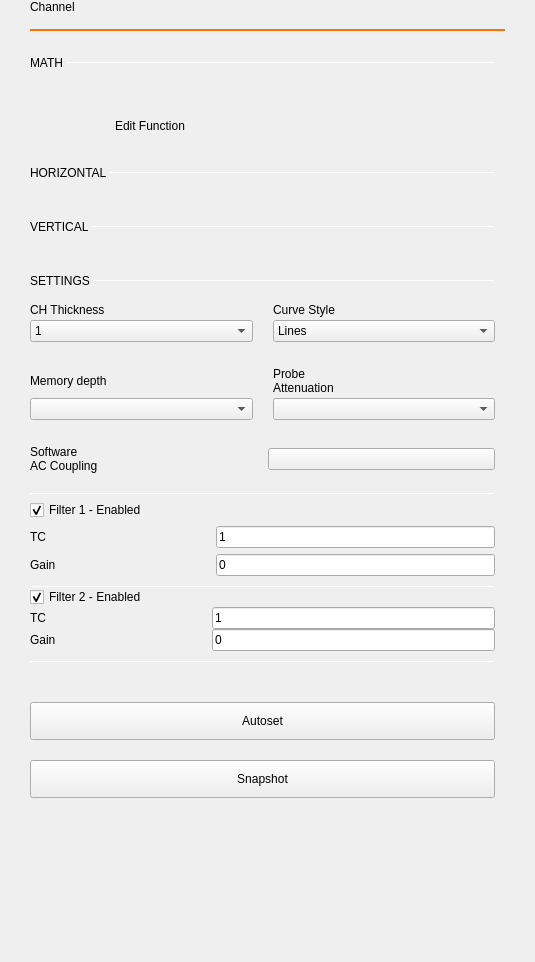
<?xml version="1.0" encoding="UTF-8"?>
<ui version="4.0">
 <class>ChannelSettings</class>
 <widget class="QWidget" name="ChannelSettings">
  <property name="geometry">
   <rect>
    <x>0</x>
    <y>0</y>
    <width>535</width>
    <height>962</height>
   </rect>
  </property>
  <property name="windowTitle">
   <string>Form</string>
  </property>
  <layout class="QVBoxLayout" name="vLayout">
   <property name="spacing">
    <number>0</number>
   </property>
   <property name="leftMargin">
    <number>30</number>
   </property>
   <property name="topMargin">
    <number>0</number>
   </property>
   <property name="rightMargin">
    <number>30</number>
   </property>
   <item>
    <widget class="QLabel" name="label_channelName">
     <property name="sizePolicy">
      <sizepolicy hsizetype="Fixed" vsizetype="Fixed">
       <horstretch>0</horstretch>
       <verstretch>0</verstretch>
      </sizepolicy>
     </property>
     <property name="text">
      <string>Channel</string>
     </property>
     <property name="menu_title_label" stdset="0">
      <bool>true</bool>
     </property>
    </widget>
   </item>
   <item>
    <spacer name="verticalSpacer">
     <property name="orientation">
      <enum>Qt::Vertical</enum>
     </property>
     <property name="sizeType">
      <enum>QSizePolicy::Fixed</enum>
     </property>
     <property name="sizeHint" stdset="0">
      <size>
       <width>0</width>
       <height>15</height>
      </size>
     </property>
    </spacer>
   </item>
   <item>
    <widget class="Line" name="line_channelColor">
     <property name="minimumSize">
      <size>
       <width>0</width>
       <height>2</height>
      </size>
     </property>
     <property name="maximumSize">
      <size>
       <width>16777215</width>
       <height>2</height>
      </size>
     </property>
     <property name="styleSheet">
      <string notr="true">border: 2px solid #ff7200;</string>
     </property>
     <property name="orientation">
      <enum>Qt::Horizontal</enum>
     </property>
    </widget>
   </item>
   <item>
    <widget class="QScrollArea" name="scrollArea">
     <property name="sizePolicy">
      <sizepolicy hsizetype="Expanding" vsizetype="Preferred">
       <horstretch>0</horstretch>
       <verstretch>0</verstretch>
      </sizepolicy>
     </property>
     <property name="frameShape">
      <enum>QFrame::NoFrame</enum>
     </property>
     <property name="horizontalScrollBarPolicy">
      <enum>Qt::ScrollBarAlwaysOff</enum>
     </property>
     <property name="widgetResizable">
      <bool>true</bool>
     </property>
     <widget class="QWidget" name="scrollAreaWidgetContents">
      <property name="geometry">
       <rect>
        <x>0</x>
        <y>0</y>
        <width>475</width>
        <height>919</height>
       </rect>
      </property>
      <property name="sizePolicy">
       <sizepolicy hsizetype="Expanding" vsizetype="Expanding">
        <horstretch>0</horstretch>
        <verstretch>0</verstretch>
       </sizepolicy>
      </property>
      <layout class="QVBoxLayout" name="verticalLayout">
       <property name="spacing">
        <number>0</number>
       </property>
       <property name="leftMargin">
        <number>0</number>
       </property>
       <property name="topMargin">
        <number>0</number>
       </property>
       <property name="rightMargin">
        <number>10</number>
       </property>
       <property name="bottomMargin">
        <number>0</number>
       </property>
       <item>
        <layout class="QVBoxLayout" name="math_settings_layout">
         <property name="spacing">
          <number>0</number>
         </property>
         <property name="bottomMargin">
          <number>0</number>
         </property>
         <item>
          <widget class="QWidget" name="math_settings_widget" native="true">
           <layout class="QVBoxLayout" name="verticalLayout_2" stretch="0,0,0">
            <property name="spacing">
             <number>6</number>
            </property>
            <property name="leftMargin">
             <number>0</number>
            </property>
            <property name="topMargin">
             <number>0</number>
            </property>
            <property name="rightMargin">
             <number>0</number>
            </property>
            <property name="bottomMargin">
             <number>0</number>
            </property>
            <item>
             <layout class="QGridLayout" name="gridLayout_2">
              <property name="leftMargin">
               <number>0</number>
              </property>
              <property name="topMargin">
               <number>0</number>
              </property>
              <property name="rightMargin">
               <number>0</number>
              </property>
              <property name="bottomMargin">
               <number>0</number>
              </property>
              <property name="horizontalSpacing">
               <number>0</number>
              </property>
              <item row="2" column="0" colspan="2">
               <spacer name="verticalSpacer_9">
                <property name="orientation">
                 <enum>Qt::Vertical</enum>
                </property>
                <property name="sizeType">
                 <enum>QSizePolicy::Fixed</enum>
                </property>
                <property name="sizeHint" stdset="0">
                 <size>
                  <width>0</width>
                  <height>15</height>
                 </size>
                </property>
               </spacer>
              </item>
              <item row="1" column="1">
               <widget class="Line" name="line_4">
                <property name="maximumSize">
                 <size>
                  <width>16777215</width>
                  <height>1</height>
                 </size>
                </property>
                <property name="orientation">
                 <enum>Qt::Horizontal</enum>
                </property>
                <property name="subsection_line" stdset="0">
                 <bool>true</bool>
                </property>
               </widget>
              </item>
              <item row="1" column="0">
               <widget class="QLabel" name="label">
                <property name="sizePolicy">
                 <sizepolicy hsizetype="Fixed" vsizetype="Fixed">
                  <horstretch>0</horstretch>
                  <verstretch>0</verstretch>
                 </sizepolicy>
                </property>
                <property name="text">
                 <string>MATH </string>
                </property>
                <property name="subsection_label" stdset="0">
                 <bool>true</bool>
                </property>
               </widget>
              </item>
              <item row="0" column="0" colspan="2">
               <spacer name="verticalSpacer_3">
                <property name="orientation">
                 <enum>Qt::Vertical</enum>
                </property>
                <property name="sizeType">
                 <enum>QSizePolicy::Fixed</enum>
                </property>
                <property name="sizeHint" stdset="0">
                 <size>
                  <width>0</width>
                  <height>25</height>
                 </size>
                </property>
               </spacer>
              </item>
             </layout>
            </item>
            <item>
             <layout class="QHBoxLayout" name="horizontalLayout_2">
              <property name="spacing">
               <number>0</number>
              </property>
              <property name="leftMargin">
               <number>0</number>
              </property>
              <property name="topMargin">
               <number>0</number>
              </property>
              <property name="rightMargin">
               <number>0</number>
              </property>
              <item>
               <spacer name="horizontalSpacer">
                <property name="orientation">
                 <enum>Qt::Horizontal</enum>
                </property>
                <property name="sizeHint" stdset="0">
                 <size>
                  <width>40</width>
                  <height>0</height>
                 </size>
                </property>
               </spacer>
              </item>
              <item>
               <widget class="QLabel" name="function_2">
                <property name="styleSheet">
                 <string notr="true"/>
                </property>
                <property name="text">
                 <string/>
                </property>
               </widget>
              </item>
              <item>
               <spacer name="horizontalSpacer_2">
                <property name="orientation">
                 <enum>Qt::Horizontal</enum>
                </property>
                <property name="sizeHint" stdset="0">
                 <size>
                  <width>40</width>
                  <height>0</height>
                 </size>
                </property>
               </spacer>
              </item>
             </layout>
            </item>
            <item>
             <widget class="QPushButton" name="btnEditMath">
              <property name="minimumSize">
               <size>
                <width>240</width>
                <height>30</height>
               </size>
              </property>
              <property name="maximumSize">
               <size>
                <width>240</width>
                <height>30</height>
               </size>
              </property>
              <property name="styleSheet">
               <string notr="true">QPushButton{
  min-height: 30px;
  max-height: 30px;
  min-width: 240px;
  max-width: 240px;

  border: 0px;
}</string>
              </property>
              <property name="text">
               <string>Edit Function</string>
              </property>
              <property name="checkable">
               <bool>true</bool>
              </property>
              <property name="blue_button" stdset="0">
               <bool>true</bool>
              </property>
             </widget>
            </item>
           </layout>
          </widget>
         </item>
        </layout>
       </item>
       <item>
        <layout class="QVBoxLayout" name="horizontal">
         <property name="spacing">
          <number>10</number>
         </property>
         <property name="topMargin">
          <number>0</number>
         </property>
         <item>
          <layout class="QGridLayout" name="gridLayout_3">
           <property name="leftMargin">
            <number>0</number>
           </property>
           <property name="topMargin">
            <number>0</number>
           </property>
           <property name="rightMargin">
            <number>0</number>
           </property>
           <property name="bottomMargin">
            <number>0</number>
           </property>
           <property name="horizontalSpacing">
            <number>0</number>
           </property>
           <item row="0" column="0" colspan="2">
            <spacer name="verticalSpacer_10">
             <property name="orientation">
              <enum>Qt::Vertical</enum>
             </property>
             <property name="sizeType">
              <enum>QSizePolicy::Fixed</enum>
             </property>
             <property name="sizeHint" stdset="0">
              <size>
               <width>0</width>
               <height>25</height>
              </size>
             </property>
            </spacer>
           </item>
           <item row="1" column="0">
            <widget class="QLabel" name="label_10">
             <property name="sizePolicy">
              <sizepolicy hsizetype="Fixed" vsizetype="Fixed">
               <horstretch>0</horstretch>
               <verstretch>0</verstretch>
              </sizepolicy>
             </property>
             <property name="text">
              <string>HORIZONTAL </string>
             </property>
             <property name="subsection_label" stdset="0">
              <bool>true</bool>
             </property>
            </widget>
           </item>
           <item row="1" column="1">
            <widget class="Line" name="line_2">
             <property name="minimumSize">
              <size>
               <width>0</width>
               <height>1</height>
              </size>
             </property>
             <property name="maximumSize">
              <size>
               <width>16777215</width>
               <height>1</height>
              </size>
             </property>
             <property name="orientation">
              <enum>Qt::Horizontal</enum>
             </property>
             <property name="subsection_line" stdset="0">
              <bool>true</bool>
             </property>
            </widget>
           </item>
           <item row="2" column="0" colspan="2">
            <spacer name="verticalSpacer_11">
             <property name="orientation">
              <enum>Qt::Vertical</enum>
             </property>
             <property name="sizeType">
              <enum>QSizePolicy::Fixed</enum>
             </property>
             <property name="sizeHint" stdset="0">
              <size>
               <width>0</width>
               <height>15</height>
              </size>
             </property>
            </spacer>
           </item>
          </layout>
         </item>
        </layout>
       </item>
       <item>
        <layout class="QVBoxLayout" name="vertical">
         <property name="spacing">
          <number>10</number>
         </property>
         <property name="topMargin">
          <number>0</number>
         </property>
         <item>
          <layout class="QGridLayout" name="gridLayout_4">
           <property name="leftMargin">
            <number>0</number>
           </property>
           <property name="topMargin">
            <number>0</number>
           </property>
           <property name="rightMargin">
            <number>0</number>
           </property>
           <property name="bottomMargin">
            <number>0</number>
           </property>
           <property name="horizontalSpacing">
            <number>0</number>
           </property>
           <item row="2" column="1">
            <widget class="Line" name="line">
             <property name="minimumSize">
              <size>
               <width>0</width>
               <height>1</height>
              </size>
             </property>
             <property name="maximumSize">
              <size>
               <width>16777215</width>
               <height>1</height>
              </size>
             </property>
             <property name="orientation">
              <enum>Qt::Horizontal</enum>
             </property>
             <property name="subsection_line" stdset="0">
              <bool>true</bool>
             </property>
            </widget>
           </item>
           <item row="2" column="0">
            <widget class="QLabel" name="label_9">
             <property name="sizePolicy">
              <sizepolicy hsizetype="Fixed" vsizetype="Fixed">
               <horstretch>0</horstretch>
               <verstretch>0</verstretch>
              </sizepolicy>
             </property>
             <property name="text">
              <string>VERTICAL </string>
             </property>
             <property name="subsection_label" stdset="0">
              <bool>true</bool>
             </property>
            </widget>
           </item>
           <item row="0" column="0" colspan="2">
            <spacer name="verticalSpacer_5">
             <property name="orientation">
              <enum>Qt::Vertical</enum>
             </property>
             <property name="sizeType">
              <enum>QSizePolicy::Fixed</enum>
             </property>
             <property name="sizeHint" stdset="0">
              <size>
               <width>0</width>
               <height>25</height>
              </size>
             </property>
            </spacer>
           </item>
           <item row="3" column="0" colspan="2">
            <spacer name="verticalSpacer_12">
             <property name="orientation">
              <enum>Qt::Vertical</enum>
             </property>
             <property name="sizeType">
              <enum>QSizePolicy::Fixed</enum>
             </property>
             <property name="sizeHint" stdset="0">
              <size>
               <width>0</width>
               <height>15</height>
              </size>
             </property>
            </spacer>
           </item>
          </layout>
         </item>
        </layout>
       </item>
       <item>
        <layout class="QVBoxLayout" name="settings">
         <property name="spacing">
          <number>10</number>
         </property>
         <item>
          <layout class="QGridLayout" name="gridLayout_5">
           <property name="leftMargin">
            <number>0</number>
           </property>
           <property name="topMargin">
            <number>0</number>
           </property>
           <property name="rightMargin">
            <number>0</number>
           </property>
           <property name="bottomMargin">
            <number>0</number>
           </property>
           <property name="horizontalSpacing">
            <number>0</number>
           </property>
           <item row="0" column="0" colspan="2">
            <spacer name="verticalSpacer_4">
             <property name="orientation">
              <enum>Qt::Vertical</enum>
             </property>
             <property name="sizeType">
              <enum>QSizePolicy::Fixed</enum>
             </property>
             <property name="sizeHint" stdset="0">
              <size>
               <width>0</width>
               <height>25</height>
              </size>
             </property>
            </spacer>
           </item>
           <item row="1" column="0">
            <widget class="QLabel" name="label_8">
             <property name="sizePolicy">
              <sizepolicy hsizetype="Fixed" vsizetype="Fixed">
               <horstretch>0</horstretch>
               <verstretch>0</verstretch>
              </sizepolicy>
             </property>
             <property name="text">
              <string>SETTINGS </string>
             </property>
             <property name="subsection_label" stdset="0">
              <bool>true</bool>
             </property>
            </widget>
           </item>
           <item row="1" column="1">
            <widget class="Line" name="line_3">
             <property name="minimumSize">
              <size>
               <width>0</width>
               <height>1</height>
              </size>
             </property>
             <property name="maximumSize">
              <size>
               <width>16777215</width>
               <height>1</height>
              </size>
             </property>
             <property name="orientation">
              <enum>Qt::Horizontal</enum>
             </property>
             <property name="subsection_line" stdset="0">
              <bool>true</bool>
             </property>
            </widget>
           </item>
           <item row="2" column="0" colspan="2">
            <spacer name="verticalSpacer_13">
             <property name="orientation">
              <enum>Qt::Vertical</enum>
             </property>
             <property name="sizeType">
              <enum>QSizePolicy::Fixed</enum>
             </property>
             <property name="sizeHint" stdset="0">
              <size>
               <width>0</width>
               <height>15</height>
              </size>
             </property>
            </spacer>
           </item>
          </layout>
         </item>
        </layout>
       </item>
       <item>
        <layout class="QGridLayout" name="gridLayout">
         <property name="topMargin">
          <number>0</number>
         </property>
         <property name="bottomMargin">
          <number>15</number>
         </property>
         <property name="horizontalSpacing">
          <number>20</number>
         </property>
         <property name="verticalSpacing">
          <number>15</number>
         </property>
         <item row="0" column="0">
          <layout class="QVBoxLayout" name="thicknessLayout">
           <property name="spacing">
            <number>3</number>
           </property>
           <property name="topMargin">
            <number>0</number>
           </property>
           <property name="bottomMargin">
            <number>10</number>
           </property>
           <item>
            <widget class="QLabel" name="lblLineWidth">
             <property name="text">
              <string>CH Thickness</string>
             </property>
            </widget>
           </item>
           <item>
            <widget class="QComboBox" name="cmbChnLineWidth">
             <property name="currentIndex">
              <number>1</number>
             </property>
             <item>
              <property name="text">
               <string>0.5</string>
              </property>
             </item>
             <item>
              <property name="text">
               <string>1</string>
              </property>
             </item>
             <item>
              <property name="text">
               <string>1.5</string>
              </property>
             </item>
             <item>
              <property name="text">
               <string>2</string>
              </property>
             </item>
             <item>
              <property name="text">
               <string>2.5</string>
              </property>
             </item>
             <item>
              <property name="text">
               <string>3</string>
              </property>
             </item>
             <item>
              <property name="text">
               <string>3.5</string>
              </property>
             </item>
             <item>
              <property name="text">
               <string>4</string>
              </property>
             </item>
             <item>
              <property name="text">
               <string>4.5</string>
              </property>
             </item>
             <item>
              <property name="text">
               <string>5</string>
              </property>
             </item>
            </widget>
           </item>
          </layout>
         </item>
         <item row="1" column="0">
          <layout class="QVBoxLayout" name="memDepthLayout">
           <property name="spacing">
            <number>3</number>
           </property>
           <property name="topMargin">
            <number>0</number>
           </property>
           <property name="bottomMargin">
            <number>10</number>
           </property>
           <item>
            <widget class="QLabel" name="label_3">
             <property name="text">
              <string>Memory depth</string>
             </property>
            </widget>
           </item>
           <item>
            <widget class="QComboBox" name="cmbMemoryDepth"/>
           </item>
          </layout>
         </item>
         <item row="0" column="1">
          <layout class="QVBoxLayout" name="verticalLayout_3">
           <property name="spacing">
            <number>3</number>
           </property>
           <property name="bottomMargin">
            <number>10</number>
           </property>
           <item>
            <widget class="QLabel" name="label_4">
             <property name="text">
              <string>Curve Style</string>
             </property>
            </widget>
           </item>
           <item>
            <widget class="QComboBox" name="lineStyle">
             <item>
              <property name="text">
               <string>Lines</string>
              </property>
             </item>
             <item>
              <property name="text">
               <string>Dots</string>
              </property>
             </item>
             <item>
              <property name="text">
               <string>Steps</string>
              </property>
             </item>
             <item>
              <property name="text">
               <string>Sticks</string>
              </property>
             </item>
             <item>
              <property name="text">
               <string>Smooth</string>
              </property>
             </item>
            </widget>
           </item>
          </layout>
         </item>
         <item row="1" column="1">
          <widget class="QWidget" name="probeWidget" native="true">
           <layout class="QHBoxLayout" name="horizontalLayout">
            <property name="spacing">
             <number>0</number>
            </property>
            <property name="leftMargin">
             <number>0</number>
            </property>
            <property name="topMargin">
             <number>0</number>
            </property>
            <property name="rightMargin">
             <number>0</number>
            </property>
            <property name="bottomMargin">
             <number>0</number>
            </property>
            <item>
             <layout class="QVBoxLayout" name="probeLayout">
              <property name="spacing">
               <number>3</number>
              </property>
              <property name="topMargin">
               <number>0</number>
              </property>
              <property name="bottomMargin">
               <number>10</number>
              </property>
              <item>
               <widget class="QLabel" name="probe_label">
                <property name="text">
                 <string>Probe
Attenuation</string>
                </property>
               </widget>
              </item>
              <item>
               <widget class="QComboBox" name="probe_attenuation">
               </widget>
              </item>
             </layout>
            </item>
           </layout>
          </widget>
         </item>
        </layout>
       </item>
       <item>
        <widget class="QWidget" name="wCoupling" native="true">
         <property name="minimumSize">
          <size>
           <width>0</width>
           <height>0</height>
          </size>
         </property>
         <layout class="QHBoxLayout" name="horizontalLayout_3">
          <property name="spacing">
           <number>10</number>
          </property>
          <property name="leftMargin">
           <number>0</number>
          </property>
          <property name="topMargin">
           <number>0</number>
          </property>
          <property name="rightMargin">
           <number>0</number>
          </property>
          <property name="bottomMargin">
           <number>20</number>
          </property>
          <item>
           <widget class="QLabel" name="label_2">
            <property name="text">
             <string>Software 
AC Coupling</string>
            </property>
            <property name="alignment">
             <set>Qt::AlignLeading|Qt::AlignLeft|Qt::AlignVCenter</set>
            </property>
           </widget>
          </item>
          <item>
           <widget class="adiscope::CustomSwitch" name="btnCoupled">
            <property name="text">
             <string/>
            </property>
            <property name="checkable">
             <bool>true</bool>
            </property>
           </widget>
          </item>
         </layout>
        </widget>
       </item>
       <item>
        <widget class="QWidget" name="filter1" native="true">
         <property name="styleSheet">
          <string notr="true"/>
         </property>
         <layout class="QVBoxLayout" name="verticalLayout_5">
          <property name="leftMargin">
           <number>0</number>
          </property>
          <property name="topMargin">
           <number>0</number>
          </property>
          <property name="rightMargin">
           <number>0</number>
          </property>
          <property name="bottomMargin">
           <number>0</number>
          </property>
          <item>
           <widget class="Line" name="line_5">
            <property name="minimumSize">
             <size>
              <width>0</width>
              <height>1</height>
             </size>
            </property>
            <property name="maximumSize">
             <size>
              <width>16777215</width>
              <height>1</height>
             </size>
            </property>
            <property name="orientation">
             <enum>Qt::Horizontal</enum>
            </property>
            <property name="subsection_line" stdset="0">
             <bool>true</bool>
            </property>
           </widget>
          </item>
          <item>
           <widget class="QCheckBox" name="filter_en">
            <property name="text">
             <string>Filter 1 - Enabled</string>
            </property>
            <property name="checked">
             <bool>true</bool>
            </property>
           </widget>
          </item>
          <item>
           <layout class="QHBoxLayout" name="horizontalLayout_5">
            <property name="topMargin">
             <number>0</number>
            </property>
            <item>
             <widget class="QLabel" name="label_6">
              <property name="sizePolicy">
               <sizepolicy hsizetype="Preferred" vsizetype="Preferred">
                <horstretch>1</horstretch>
                <verstretch>0</verstretch>
               </sizepolicy>
              </property>
              <property name="text">
               <string>TC</string>
              </property>
             </widget>
            </item>
            <item>
             <spacer name="horizontalSpacer_4">
              <property name="orientation">
               <enum>Qt::Horizontal</enum>
              </property>
              <property name="sizeHint" stdset="0">
               <size>
                <width>40</width>
                <height>20</height>
               </size>
              </property>
             </spacer>
            </item>
            <item>
             <widget class="QLineEdit" name="filter_TC">
              <property name="sizePolicy">
               <sizepolicy hsizetype="Expanding" vsizetype="Fixed">
                <horstretch>2</horstretch>
                <verstretch>0</verstretch>
               </sizepolicy>
              </property>
              <property name="text">
               <string>1</string>
              </property>
             </widget>
            </item>
           </layout>
          </item>
          <item>
           <layout class="QHBoxLayout" name="horizontalLayout_6">
            <property name="topMargin">
             <number>0</number>
            </property>
            <item>
             <widget class="QLabel" name="label_7">
              <property name="sizePolicy">
               <sizepolicy hsizetype="Preferred" vsizetype="Preferred">
                <horstretch>1</horstretch>
                <verstretch>0</verstretch>
               </sizepolicy>
              </property>
              <property name="text">
               <string>Gain</string>
              </property>
             </widget>
            </item>
            <item>
             <spacer name="horizontalSpacer_3">
              <property name="orientation">
               <enum>Qt::Horizontal</enum>
              </property>
              <property name="sizeHint" stdset="0">
               <size>
                <width>40</width>
                <height>20</height>
               </size>
              </property>
             </spacer>
            </item>
            <item>
             <widget class="QLineEdit" name="filter_gain">
              <property name="sizePolicy">
               <sizepolicy hsizetype="Expanding" vsizetype="Fixed">
                <horstretch>2</horstretch>
                <verstretch>0</verstretch>
               </sizepolicy>
              </property>
              <property name="text">
               <string>0</string>
              </property>
             </widget>
            </item>
           </layout>
          </item>
         </layout>
        </widget>
       </item>
       <item>
        <widget class="QWidget" name="filter2" native="true">
         <property name="styleSheet">
          <string notr="true"/>
         </property>
         <layout class="QVBoxLayout" name="verticalLayout_6">
          <property name="spacing">
           <number>0</number>
          </property>
          <property name="leftMargin">
           <number>0</number>
          </property>
          <property name="topMargin">
           <number>10</number>
          </property>
          <property name="rightMargin">
           <number>0</number>
          </property>
          <property name="bottomMargin">
           <number>0</number>
          </property>
          <item>
           <widget class="Line" name="line_6">
            <property name="minimumSize">
             <size>
              <width>0</width>
              <height>1</height>
             </size>
            </property>
            <property name="maximumSize">
             <size>
              <width>16777215</width>
              <height>1</height>
             </size>
            </property>
            <property name="orientation">
             <enum>Qt::Horizontal</enum>
            </property>
            <property name="subsection_line" stdset="0">
             <bool>true</bool>
            </property>
           </widget>
          </item>
          <item>
           <widget class="QCheckBox" name="filter2_en">
            <property name="styleSheet">
             <string notr="true"/>
            </property>
            <property name="text">
             <string>Filter 2 - Enabled</string>
            </property>
            <property name="checked">
             <bool>true</bool>
            </property>
           </widget>
          </item>
          <item>
           <layout class="QHBoxLayout" name="horizontalLayout_7">
            <property name="topMargin">
             <number>0</number>
            </property>
            <item>
             <widget class="QLabel" name="label_11">
              <property name="sizePolicy">
               <sizepolicy hsizetype="Preferred" vsizetype="Preferred">
                <horstretch>1</horstretch>
                <verstretch>0</verstretch>
               </sizepolicy>
              </property>
              <property name="text">
               <string>TC</string>
              </property>
             </widget>
            </item>
            <item>
             <spacer name="horizontalSpacer_5">
              <property name="orientation">
               <enum>Qt::Horizontal</enum>
              </property>
              <property name="sizeHint" stdset="0">
               <size>
                <width>40</width>
                <height>20</height>
               </size>
              </property>
             </spacer>
            </item>
            <item>
             <widget class="QLineEdit" name="filter2_TC">
              <property name="sizePolicy">
               <sizepolicy hsizetype="Expanding" vsizetype="Fixed">
                <horstretch>2</horstretch>
                <verstretch>0</verstretch>
               </sizepolicy>
              </property>
              <property name="text">
               <string>1</string>
              </property>
             </widget>
            </item>
           </layout>
          </item>
          <item>
           <layout class="QHBoxLayout" name="horizontalLayout_8">
            <property name="topMargin">
             <number>0</number>
            </property>
            <property name="bottomMargin">
             <number>10</number>
            </property>
            <item>
             <widget class="QLabel" name="label_12">
              <property name="sizePolicy">
               <sizepolicy hsizetype="Preferred" vsizetype="Preferred">
                <horstretch>1</horstretch>
                <verstretch>0</verstretch>
               </sizepolicy>
              </property>
              <property name="text">
               <string>Gain</string>
              </property>
             </widget>
            </item>
            <item>
             <spacer name="horizontalSpacer_6">
              <property name="orientation">
               <enum>Qt::Horizontal</enum>
              </property>
              <property name="sizeHint" stdset="0">
               <size>
                <width>40</width>
                <height>20</height>
               </size>
              </property>
             </spacer>
            </item>
            <item>
             <widget class="QLineEdit" name="filter2_gain">
              <property name="sizePolicy">
               <sizepolicy hsizetype="Expanding" vsizetype="Fixed">
                <horstretch>2</horstretch>
                <verstretch>0</verstretch>
               </sizepolicy>
              </property>
              <property name="text">
               <string>0</string>
              </property>
             </widget>
            </item>
           </layout>
          </item>
          <item>
           <widget class="Line" name="line_7">
            <property name="minimumSize">
             <size>
              <width>0</width>
              <height>1</height>
             </size>
            </property>
            <property name="maximumSize">
             <size>
              <width>16777215</width>
              <height>1</height>
             </size>
            </property>
            <property name="orientation">
             <enum>Qt::Horizontal</enum>
            </property>
            <property name="subsection_line" stdset="0">
             <bool>true</bool>
            </property>
           </widget>
          </item>
         </layout>
        </widget>
       </item>
       <item>
        <spacer name="verticalSpacer_6">
         <property name="orientation">
          <enum>Qt::Vertical</enum>
         </property>
         <property name="sizeType">
          <enum>QSizePolicy::Fixed</enum>
         </property>
         <property name="sizeHint" stdset="0">
          <size>
           <width>20</width>
           <height>40</height>
          </size>
         </property>
        </spacer>
       </item>
       <item>
        <widget class="QPushButton" name="btnAutoset">
         <property name="enabled">
          <bool>true</bool>
         </property>
         <property name="styleSheet">
          <string notr="true">QPushButton{
  width: 175px;
  height: 30px;

  font-weight: normal;
  font-style: normal;
  text-align: center;
}</string>
         </property>
         <property name="text">
          <string>Autoset</string>
         </property>
         <property name="blue_button" stdset="0">
          <bool>true</bool>
         </property>
        </widget>
       </item>
       <item>
        <spacer name="verticalSpacer_9">
         <property name="orientation">
          <enum>Qt::Vertical</enum>
         </property>
         <property name="sizeType">
          <enum>QSizePolicy::Fixed</enum>
         </property>
         <property name="sizeHint" stdset="0">
          <size>
           <width>20</width>
           <height>20</height>
          </size>
         </property>
        </spacer>
       </item>
       <item>
        <widget class="QPushButton" name="snapshotBtn">
         <property name="styleSheet">
          <string notr="true">QPushButton{
  width: 175px;
  height: 30px;

  font-weight: normal;
  font-style: normal;
  text-align: center;
}</string>
         </property>
         <property name="text">
          <string>Snapshot</string>
         </property>
         <property name="blue_button" stdset="0">
          <bool>true</bool>
         </property>
        </widget>
       </item>
       <item>
        <spacer name="verticalSpacer_2">
         <property name="orientation">
          <enum>Qt::Vertical</enum>
         </property>
         <property name="sizeHint" stdset="0">
          <size>
           <width>20</width>
           <height>40</height>
          </size>
         </property>
        </spacer>
       </item>
      </layout>
     </widget>
    </widget>
   </item>
  </layout>
 </widget>
 <customwidgets>
  <customwidget>
   <class>adiscope::CustomSwitch</class>
   <extends>QPushButton</extends>
   <header>gui/customSwitch.hpp</header>
  </customwidget>
 </customwidgets>
 <resources/>
 <connections/>
</ui>
